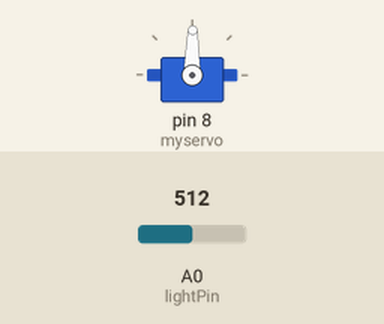
Recording of a sketch running on a simulated Arduino Uno, built with avr-gcc and run on an emulated ATmega328P. Parts: servo. The test bench sets the inputs (shaded band); at power-on: A0 (lightPin) = 512.

Above: at 1.2 s.
1.3 s: A0 (lightPin) set to 716
At 1.8 s:
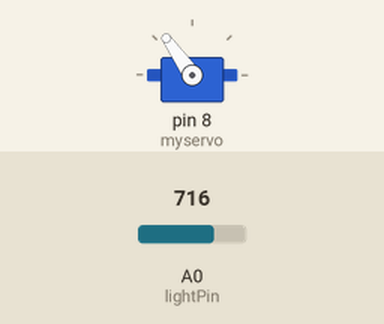
2.8 s: A0 (lightPin) set to 900
At 3.1 s:
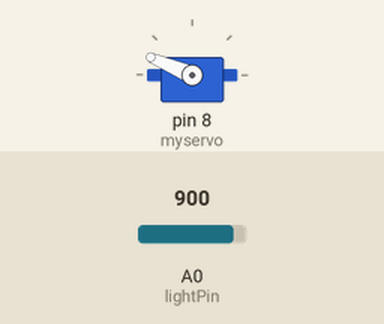
4.3 s: A0 (lightPin) set to 1023
At 5.5 s:
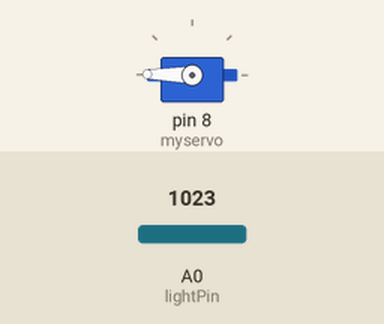
5.8 s: A0 (lightPin) set to 306
At 6.8 s:
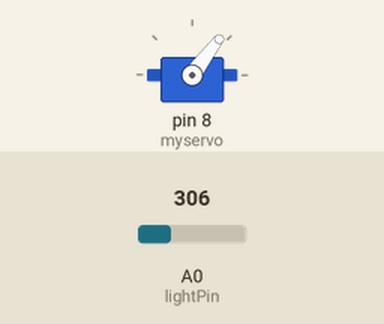
7.3 s: A0 (lightPin) set to 122
At 8.1 s:
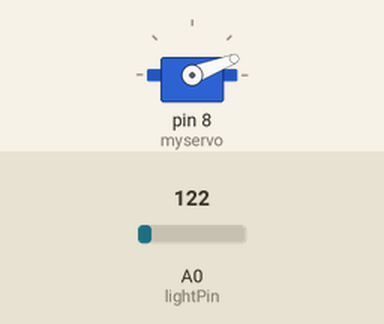
8.8 s: A0 (lightPin) set to 511
At 9.4 s:
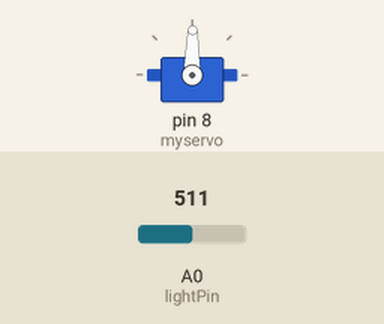
Timing chart, 0 to 11.3 s (numbered marks = the images above; inputs shaded):
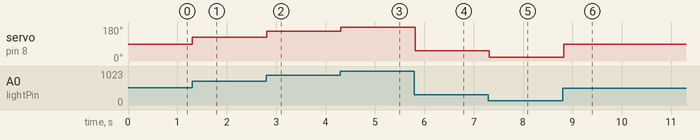

The sketch:

aaaaaaa.ino
```cpp
#include <Servo.h>
Servo myservo;
int pos = 0;
int lightPin = A0;

void setup() {
  myservo.attach(8);
}


void loop()   {
  int lightLevel =analogRead(lightPin);
  lightLevel = map(lightLevel, 0, 1023, 0, 179);
  pos = constrain(lightLevel, 0, 179);

  myservo.write(pos);
  delay(100);


}
```

Measured:
- after the input at 1.3 s, servo on pin 8 (myservo): 89° → 125° at once
- after the input at 2.8 s, servo on pin 8 (myservo): 125° → 157° at once
- after the input at 4.3 s, servo on pin 8 (myservo): 157° → 179° at once
- after the input at 5.8 s, servo on pin 8 (myservo): 179° → 53° at once
- after the input at 7.3 s, servo on pin 8 (myservo): 53° → 21° at once
- after the input at 8.8 s, servo on pin 8 (myservo): 21° → 89° at once
